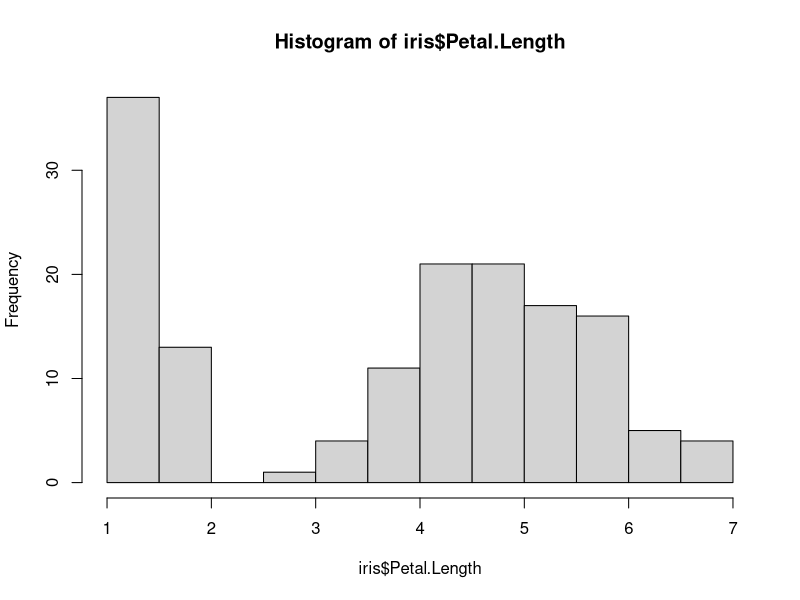
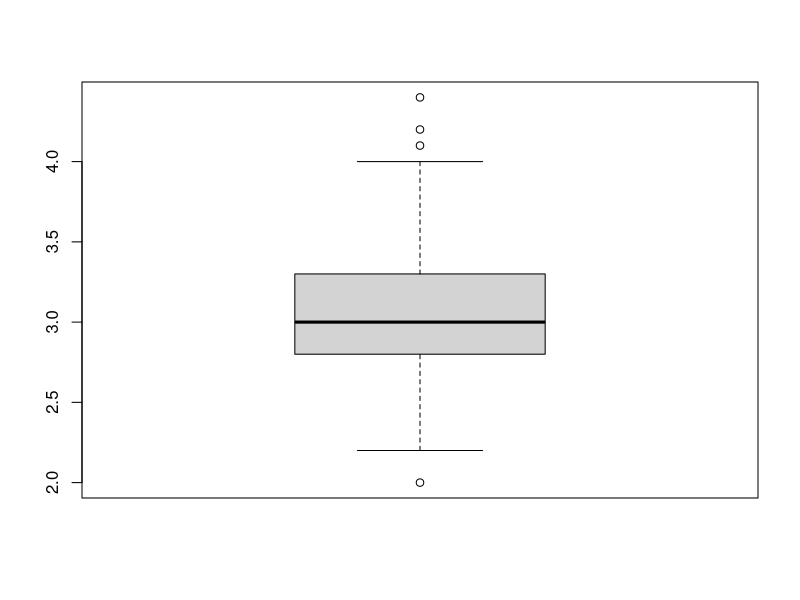

Reproduce these figures in R, in order.
# Exercise-1
students <- data.frame(
  Name = c("Aman", "Riya", "Karan", "Simran", "Neha"),
  Age = c(20, 21, 19, 22, 20),
  Marks = c(80, 65, 45, 90, 72)
)
mean(students$Marks)
max(students$Age)
students$Grade <- ifelse(students$Marks >= 75, "A",
                         ifelse(students$Marks >= 50, "B", "C"))
students

#Exercise-2
nrow(iris)
ncol(iris)
head(iris)
mean(iris$Sepal.Length)
median(iris$Sepal.Length)
var(iris$Sepal.Length)
sd(iris$Sepal.Length)
table(iris$Species)
hist(iris$Petal.Length)
boxplot(iris$Sepal.Width)

#Exercise 3
prior <- 0.01          # Probability of disease (1%)
true_pos <- 0.95       # Sensitivity: P(test + | disease)
false_pos <- 0.05      # P(test + | no disease)
posterior <- (true_pos * prior) /
  ((true_pos * prior) + (false_pos * (1 - prior)))

posterior
